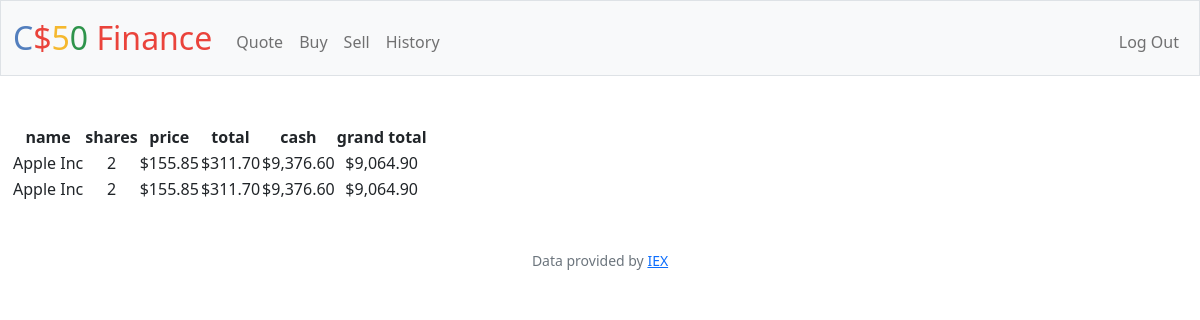
Page / (signed in) on the earlier database version.
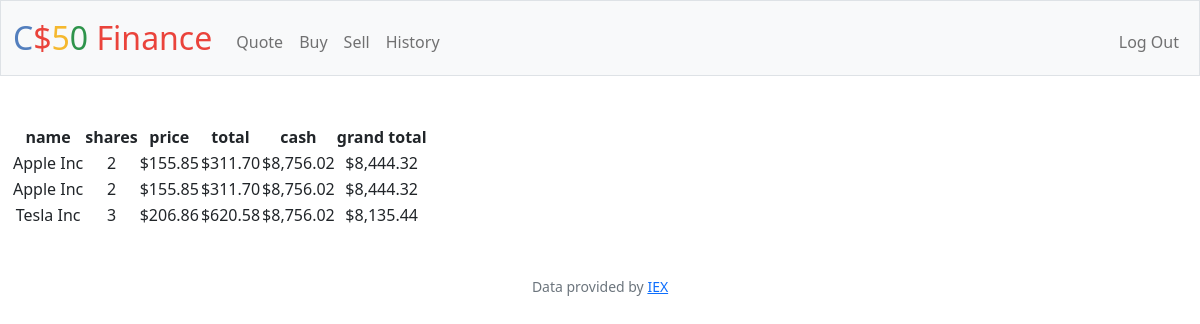
Same page on the later database version.
### tables this page shows
CREATE TABLE 'transactions' ('id' INTEGER PRIMARY KEY AUTOINCREMENT NOT NULL, 'user_id' INTEGER NOT NULL, 'name' TEXT NOT NULL, 'shares' INTEGER NOT NULL, 'price' NUMERIC NOT NULL, 'type' TEXT NOT NULL, 'symbol' TEXT NOT NULL, 'time' DATETIME DEFAULT CURRENT_TIMESTAMP);

CREATE TABLE users (id INTEGER PRIMARY KEY AUTOINCREMENT NOT NULL, username TEXT NOT NULL, hash TEXT NOT NULL, cash NUMERIC NOT NULL DEFAULT 10000.00);

### app.py (the view)
@app.route("/")
@login_required
def index():
    user_id = session["user_id"]
    cash = db.execute("SELECT cash FROM users WHERE id = ?", user_id)[0]["cash"]
    profile_1 = db.execute("SELECT * FROM transactions")
    return render_template("index.html", profile_1 = profile_1, cash = cash, usd=usd)

### app.py (called while the page is built)
@app.after_request
def after_request(response):
    response.headers["Cache-Control"] = "no-cache, no-store, must-revalidate"
    response.headers["Expires"] = 0
    response.headers["Pragma"] = "no-cache"
    return response

### helpers.py (called while the page is built)
def login_required(f):
    @wraps(f)
    def decorated_function(*args, **kwargs):
        if session.get("user_id") is None:
            return redirect("/login")
        return f(*args, **kwargs)
    return decorated_function

def usd(value):
    return f"${value:,.2f}"

### templates/index.html (shortened to what this page needs)
{% extends "layout.html" %}
{% block main %}
<table>
    <thead>
        <tr>
            <th>name</th> <th>shares</th> <th>price</th> <th>total</th> <th>cash</th> <th>grand total</th>
        </tr>
    </thead>
    <tbody>
            {% for data in profile_1 %}
            <tr>
                <td>
                    {{data.name}}
                </td>
                <td>
                    {{data.shares}}
                </td>
                <td>
                    {{usd(data.price)}}
                </td>
                <td>
                    {{usd(data.shares * data.price)}}
                </td>
                <td>
                    {{usd(cash)}}
                </td>
                <td>
                    {{usd(cash - (data.shares*data.price))}}
                </td>
            </tr>
            {% endfor %}
    </tbody>
</table>
{% endblock %}

### templates/layout.html (shortened to what this page needs)
<!DOCTYPE html>
<html lang="en">
    <head>
        <link href="https://cdn.jsdelivr.net/npm/bootstrap@5.1.3/dist/css/bootstrap.min.css" rel="stylesheet">
        <link href="/static/styles.css" rel="stylesheet">
    </head>
    <body>
        <nav class="bg-light border navbar navbar-expand-md navbar-light">
            <div class="container-fluid">
                <a class="navbar-brand" href="/"><span class="blue">C</span><span class="red">$</span><span class="yellow">5</span><span class="green">0</span> <span class="red">Finance</span></a>
                <div class="collapse navbar-collapse" id="navbar">
                    {% if session["user_id"] %}
                        <ul class="navbar-nav me-auto mt-2">
                            <li class="nav-item"><a class="nav-link" href="/quote">Quote</a></li>
                            <li class="nav-item"><a class="nav-link" href="/buy">Buy</a></li>
                            <li class="nav-item"><a class="nav-link" href="/sell">Sell</a></li>
                            <li class="nav-item"><a class="nav-link" href="/history">History</a></li>
                        </ul>
                        <ul class="navbar-nav ms-auto mt-2">
                            <li class="nav-item"><a class="nav-link" href="/logout">Log Out</a></li>
                        </ul>
                    {% else %}
                        <ul class="navbar-nav ms-auto mt-2">
                            <li class="nav-item"><a class="nav-link" href="/register">Register</a></li>
                            <li class="nav-item"><a class="nav-link" href="/login">Log In</a></li>
                        </ul>
                    {% endif %}
                </div>
            </div>
        </nav>
        <main class="container-fluid py-5 text-center">
            {% block main %}{% endblock %}
        </main>
        <footer class="mb-5 small text-center text-muted">
            Data provided by <a href="https://iexcloud.io/">IEX</a>
        </footer>
    </body>
</html>

### static/styles.css (style rules this page uses)
nav .navbar-brand { font-size: xx-large; }
nav .navbar-brand .blue { color: #537fbe; }
nav .navbar-brand .red { color: #ea433b; }
nav .navbar-brand .yellow { color: #f5b82e; }
nav .navbar-brand .green { color: #2e944b; }

Differences in the rows shown:
changed users: cash "$9,376.60" → "$8,756.02"; usd(cash-(data.shares*data.price)) "$9,064.90" → "$8,444.32"
added transactions: name "Tesla Inc", shares "3", price "$206.86", usd(data.shares*data.price) "$620.58", {{ usd(cash) }} "$8,756.02", {{ usd(cash - (data.shares*data.price)) }} "$8,135.44"
